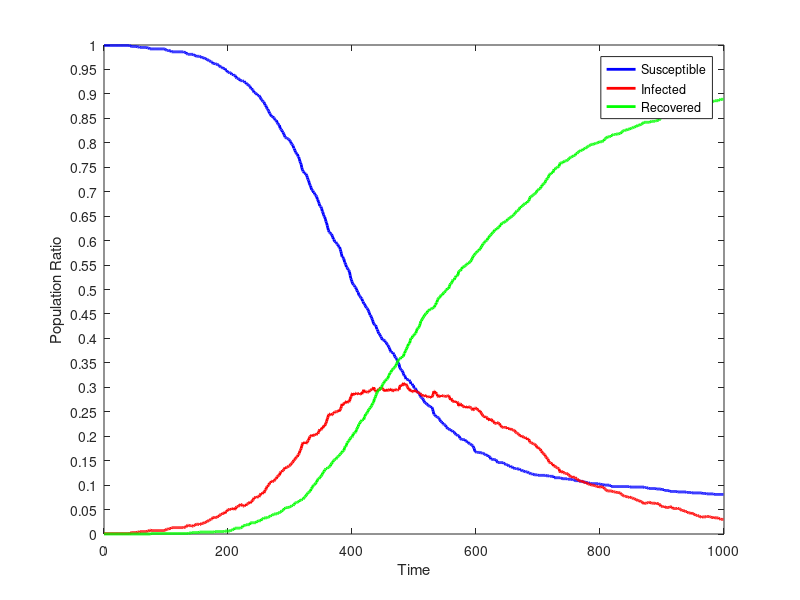

This chart was generated by the following MATLAB code:
dynamics = [
999.0,1.0,0.0;
999.0,1.0,0.0;
999.0,1.0,0.0;
999.0,1.0,0.0;
999.0,1.0,0.0;
999.0,1.0,0.0;
999.0,1.0,0.0;
999.0,1.0,0.0;
999.0,1.0,0.0;
999.0,1.0,0.0;
999.0,1.0,0.0;
999.0,1.0,0.0;
999.0,1.0,0.0;
999.0,1.0,0.0;
999.0,1.0,0.0;
999.0,1.0,0.0;
999.0,1.0,0.0;
999.0,1.0,0.0;
999.0,1.0,0.0;
999.0,1.0,0.0;
999.0,1.0,0.0;
999.0,1.0,0.0;
999.0,1.0,0.0;
999.0,1.0,0.0;
999.0,1.0,0.0;
999.0,1.0,0.0;
999.0,1.0,0.0;
999.0,1.0,0.0;
999.0,1.0,0.0;
999.0,1.0,0.0;
999.0,1.0,0.0;
999.0,1.0,0.0;
999.0,1.0,0.0;
999.0,1.0,0.0;
999.0,1.0,0.0;
999.0,1.0,0.0;
999.0,1.0,0.0;
999.0,1.0,0.0;
999.0,1.0,0.0;
999.0,1.0,0.0;
999.0,1.0,0.0;
999.0,1.0,0.0;
998.0,2.0,0.0;
998.0,2.0,0.0;
997.0,3.0,0.0;
997.0,3.0,0.0;
997.0,3.0,0.0;
997.0,3.0,0.0;
997.0,3.0,0.0;
997.0,3.0,0.0;
997.0,3.0,0.0;
997.0,3.0,0.0;
997.0,3.0,0.0;
997.0,3.0,0.0;
996.0,4.0,0.0;
996.0,4.0,0.0;
996.0,4.0,0.0;
996.0,4.0,0.0;
995.0,5.0,0.0;
995.0,5.0,0.0;
995.0,5.0,0.0;
995.0,5.0,0.0;
995.0,5.0,0.0;
995.0,5.0,0.0;
995.0,5.0,0.0;
995.0,5.0,0.0;
995.0,5.0,0.0;
995.0,5.0,0.0;
995.0,5.0,0.0;
995.0,5.0,0.0;
994.0,6.0,0.0;
994.0,6.0,0.0;
994.0,6.0,0.0;
993.0,7.0,0.0;
992.0,8.0,0.0;
992.0,8.0,0.0;
992.0,7.0,1.0;
992.0,7.0,1.0;
992.0,7.0,1.0;
992.0,7.0,1.0;
992.0,7.0,1.0;
992.0,7.0,1.0;
992.0,7.0,1.0;
992.0,7.0,1.0;
992.0,7.0,1.0;
992.0,7.0,1.0;
992.0,7.0,1.0;
992.0,7.0,1.0;
992.0,7.0,1.0;
992.0,7.0,1.0;
992.0,7.0,1.0;
992.0,7.0,1.0;
992.0,7.0,1.0;
992.0,7.0,1.0;
992.0,7.0,1.0;
992.0,7.0,1.0;
992.0,7.0,1.0;
992.0,7.0,1.0;
992.0,7.0,1.0;
991.0,8.0,1.0;
990.0,9.0,1.0;
989.0,10.0,1.0;
989.0,10.0,1.0;
989.0,10.0,1.0;
989.0,10.0,1.0;
988.0,11.0,1.0;
988.0,11.0,1.0;
988.0,11.0,1.0;
988.0,11.0,1.0;
986.0,13.0,1.0;
986.0,13.0,1.0;
986.0,13.0,1.0;
986.0,13.0,1.0;
986.0,13.0,1.0;
986.0,13.0,1.0;
986.0,13.0,1.0;
986.0,13.0,1.0;
986.0,13.0,1.0;
986.0,13.0,1.0;
986.0,13.0,1.0;
986.0,13.0,1.0;
986.0,13.0,1.0;
986.0,13.0,1.0;
986.0,13.0,1.0;
986.0,13.0,1.0;
986.0,13.0,1.0;
986.0,13.0,1.0;
986.0,13.0,1.0;
986.0,13.0,1.0;
985.0,14.0,1.0;
985.0,14.0,1.0;
985.0,14.0,1.0;
985.0,14.0,1.0;
983.0,16.0,1.0;
982.0,17.0,1.0;
981.0,18.0,1.0;
981.0,18.0,1.0;
981.0,17.0,2.0;
981.0,17.0,2.0;
981.0,17.0,2.0;
981.0,17.0,2.0;
981.0,17.0,2.0;
981.0,16.0,3.0;
981.0,16.0,3.0;
981.0,16.0,3.0;
979.0,18.0,3.0;
979.0,18.0,3.0;
978.0,19.0,3.0;
978.0,19.0,3.0;
977.0,20.0,3.0;
977.0,20.0,3.0;
977.0,20.0,3.0;
977.0,20.0,3.0;
977.0,20.0,3.0;
977.0,19.0,4.0;
976.0,20.0,4.0;
976.0,20.0,4.0;
975.0,21.0,4.0;
974.0,22.0,4.0;
974.0,22.0,4.0;
974.0,22.0,4.0;
974.0,22.0,4.0;
973.0,23.0,4.0;
972.0,24.0,4.0;
972.0,24.0,4.0;
971.0,25.0,4.0;
971.0,25.0,4.0;
970.0,26.0,4.0;
969.0,27.0,4.0;
968.0,28.0,4.0;
968.0,28.0,4.0;
967.0,29.0,4.0;
966.0,30.0,4.0;
966.0,30.0,4.0;
965.0,31.0,4.0;
963.0,33.0,4.0;
962.0,34.0,4.0;
962.0,34.0,4.0;
962.0,34.0,4.0;
962.0,33.0,5.0;
961.0,34.0,5.0;
961.0,34.0,5.0;
961.0,34.0,5.0;
960.0,35.0,5.0;
959.0,36.0,5.0;
959.0,36.0,5.0;
957.0,38.0,5.0;
956.0,39.0,5.0;
955.0,40.0,5.0;
955.0,40.0,5.0;
955.0,40.0,5.0;
953.0,42.0,5.0;
952.0,43.0,5.0;
952.0,43.0,5.0;
952.0,43.0,5.0;
952.0,42.0,6.0;
949.0,45.0,6.0;
948.0,46.0,6.0;
948.0,46.0,6.0;
945.0,49.0,6.0;
944.0,50.0,6.0;
944.0,50.0,6.0;
944.0,50.0,6.0;
943.0,51.0,6.0;
943.0,50.0,7.0;
942.0,50.0,8.0;
940.0,52.0,8.0;
940.0,52.0,8.0;
940.0,51.0,9.0;
938.0,53.0,9.0;
938.0,51.0,11.0;
938.0,50.0,12.0;
937.0,51.0,12.0;
934.0,54.0,12.0;
932.0,56.0,12.0;
932.0,56.0,12.0;
932.0,56.0,12.0;
931.0,57.0,12.0;
930.0,58.0,12.0;
929.0,59.0,12.0;
927.0,61.0,12.0;
927.0,60.0,13.0;
927.0,60.0,13.0;
927.0,59.0,14.0;
926.0,57.0,17.0;
926.0,57.0,17.0;
926.0,57.0,17.0;
924.0,59.0,17.0;
923.0,59.0,18.0;
923.0,58.0,19.0;
920.0,61.0,19.0;
920.0,61.0,19.0;
919.0,62.0,19.0;
918.0,63.0,19.0;
917.0,64.0,19.0;
916.0,65.0,19.0;
914.0,63.0,23.0;
911.0,66.0,23.0;
911.0,66.0,23.0;
909.0,68.0,23.0;
908.0,69.0,23.0;
906.0,71.0,23.0;
903.0,74.0,23.0;
903.0,74.0,23.0;
902.0,75.0,23.0;
901.0,76.0,23.0;
900.0,75.0,25.0;
898.0,76.0,26.0;
898.0,76.0,26.0;
897.0,76.0,27.0;
897.0,76.0,27.0;
895.0,78.0,27.0;
893.0,80.0,27.0;
890.0,83.0,27.0;
888.0,82.0,30.0;
887.0,82.0,31.0;
885.0,84.0,31.0;
884.0,85.0,31.0;
883.0,84.0,33.0;
880.0,87.0,33.0;
877.0,90.0,33.0;
876.0,91.0,33.0;
873.0,94.0,33.0;
870.0,97.0,33.0;
869.0,97.0,34.0;
866.0,100.0,34.0;
864.0,101.0,35.0;
860.0,104.0,36.0;
859.0,105.0,36.0;
857.0,105.0,38.0;
854.0,108.0,38.0;
854.0,108.0,38.0;
854.0,107.0,39.0;
852.0,108.0,40.0;
851.0,108.0,41.0;
849.0,110.0,41.0;
847.0,112.0,41.0;
846.0,113.0,41.0;
846.0,113.0,41.0;
842.0,117.0,41.0;
840.0,118.0,42.0;
838.0,119.0,43.0;
837.0,120.0,43.0;
836.0,120.0,44.0;
830.0,125.0,45.0;
828.0,127.0,45.0;
827.0,127.0,46.0;
825.0,127.0,48.0;
822.0,130.0,48.0;
821.0,130.0,49.0;
818.0,132.0,50.0;
815.0,133.0,52.0;
812.0,136.0,52.0;
811.0,135.0,54.0;
810.0,136.0,54.0;
809.0,137.0,54.0;
809.0,137.0,54.0;
808.0,138.0,54.0;
807.0,139.0,54.0;
806.0,139.0,55.0;
804.0,140.0,56.0;
802.0,142.0,56.0;
799.0,144.0,57.0;
797.0,145.0,58.0;
796.0,146.0,58.0;
794.0,148.0,58.0;
789.0,151.0,60.0;
788.0,151.0,61.0;
784.0,153.0,63.0;
781.0,155.0,64.0;
779.0,157.0,64.0;
777.0,158.0,65.0;
777.0,158.0,65.0;
772.0,162.0,66.0;
771.0,163.0,66.0;
767.0,165.0,68.0;
762.0,170.0,68.0;
759.0,172.0,69.0;
756.0,175.0,69.0;
749.0,180.0,71.0;
745.0,184.0,71.0;
742.0,187.0,71.0;
741.0,186.0,73.0;
738.0,187.0,75.0;
738.0,186.0,76.0;
736.0,187.0,77.0;
736.0,185.0,79.0;
733.0,186.0,81.0;
729.0,189.0,82.0;
725.0,191.0,84.0;
723.0,192.0,85.0;
718.0,196.0,86.0;
714.0,199.0,87.0;
712.0,200.0,88.0;
708.0,200.0,92.0;
704.0,203.0,93.0;
703.0,201.0,96.0;
702.0,200.0,98.0;
698.0,202.0,100.0;
698.0,202.0,100.0;
695.0,204.0,101.0;
693.0,204.0,103.0;
692.0,203.0,105.0;
690.0,204.0,106.0;
685.0,205.0,110.0;
683.0,205.0,112.0;
679.0,208.0,113.0;
676.0,211.0,113.0;
671.0,214.0,115.0;
670.0,213.0,117.0;
669.0,213.0,118.0;
666.0,214.0,120.0;
660.0,218.0,122.0;
658.0,217.0,125.0;
653.0,220.0,127.0;
650.0,222.0,128.0;
648.0,221.0,131.0;
644.0,224.0,132.0;
639.0,227.0,134.0;
636.0,230.0,134.0;
631.0,235.0,134.0;
626.0,238.0,136.0;
621.0,243.0,136.0;
618.0,245.0,137.0;
617.0,245.0,138.0;
615.0,246.0,139.0;
614.0,244.0,142.0;
613.0,243.0,144.0;
610.0,244.0,146.0;
607.0,246.0,147.0;
603.0,247.0,150.0;
602.0,247.0,151.0;
598.0,250.0,152.0;
597.0,250.0,153.0;
597.0,250.0,153.0;
595.0,250.0,155.0;
593.0,250.0,157.0;
592.0,250.0,158.0;
589.0,252.0,159.0;
587.0,253.0,160.0;
587.0,251.0,162.0;
582.0,255.0,163.0;
578.0,257.0,165.0;
573.0,261.0,166.0;
567.0,266.0,167.0;
567.0,263.0,170.0;
564.0,266.0,170.0;
562.0,267.0,171.0;
556.0,268.0,176.0;
554.0,267.0,179.0;
551.0,270.0,179.0;
546.0,272.0,182.0;
545.0,269.0,186.0;
543.0,270.0,187.0;
540.0,270.0,190.0;
539.0,270.0,191.0;
536.0,272.0,192.0;
529.0,276.0,195.0;
523.0,280.0,197.0;
520.0,282.0,198.0;
516.0,286.0,198.0;
512.0,288.0,200.0;
510.0,285.0,205.0;
509.0,285.0,206.0;
508.0,285.0,207.0;
505.0,288.0,207.0;
504.0,288.0,208.0;
501.0,286.0,213.0;
498.0,287.0,215.0;
495.0,287.0,218.0;
494.0,286.0,220.0;
489.0,287.0,224.0;
487.0,288.0,225.0;
486.0,286.0,228.0;
484.0,286.0,230.0;
482.0,287.0,231.0;
481.0,286.0,233.0;
476.0,291.0,233.0;
475.0,291.0,234.0;
471.0,295.0,234.0;
471.0,290.0,239.0;
468.0,291.0,241.0;
465.0,290.0,245.0;
463.0,291.0,246.0;
462.0,291.0,247.0;
461.0,290.0,249.0;
458.0,290.0,252.0;
455.0,290.0,255.0;
452.0,293.0,255.0;
448.0,294.0,258.0;
447.0,294.0,259.0;
444.0,295.0,261.0;
441.0,296.0,263.0;
438.0,295.0,267.0;
434.0,298.0,268.0;
430.0,300.0,270.0;
428.0,296.0,276.0;
427.0,295.0,278.0;
427.0,292.0,281.0;
424.0,291.0,285.0;
419.0,293.0,288.0;
418.0,292.0,290.0;
414.0,293.0,293.0;
410.0,297.0,293.0;
410.0,294.0,296.0;
407.0,297.0,296.0;
404.0,300.0,296.0;
403.0,297.0,300.0;
400.0,299.0,301.0;
397.0,298.0,305.0;
397.0,296.0,307.0;
397.0,295.0,308.0;
396.0,293.0,311.0;
395.0,292.0,313.0;
392.0,295.0,313.0;
392.0,292.0,316.0;
389.0,294.0,317.0;
387.0,296.0,317.0;
386.0,295.0,319.0;
383.0,294.0,323.0;
381.0,294.0,325.0;
378.0,293.0,329.0;
374.0,296.0,330.0;
372.0,297.0,331.0;
372.0,293.0,335.0;
371.0,293.0,336.0;
371.0,292.0,337.0;
368.0,293.0,339.0;
367.0,293.0,340.0;
363.0,296.0,341.0;
361.0,296.0,343.0;
360.0,295.0,345.0;
358.0,294.0,348.0;
355.0,294.0,351.0;
351.0,295.0,354.0;
349.0,295.0,356.0;
347.0,295.0,358.0;
340.0,302.0,358.0;
338.0,304.0,358.0;
336.0,303.0,361.0;
335.0,304.0,361.0;
334.0,303.0,363.0;
331.0,306.0,363.0;
328.0,309.0,363.0;
324.0,307.0,369.0;
324.0,306.0,370.0;
321.0,305.0,374.0;
317.0,307.0,376.0;
317.0,304.0,379.0;
316.0,302.0,382.0;
316.0,300.0,384.0;
315.0,296.0,389.0;
315.0,296.0,389.0;
313.0,297.0,390.0;
312.0,292.0,396.0;
307.0,293.0,400.0;
307.0,293.0,400.0;
307.0,291.0,402.0;
304.0,291.0,405.0;
304.0,291.0,405.0;
299.0,294.0,407.0;
298.0,293.0,409.0;
298.0,292.0,410.0;
296.0,293.0,411.0;
294.0,291.0,415.0;
290.0,291.0,419.0;
290.0,289.0,421.0;
290.0,289.0,421.0;
288.0,289.0,423.0;
286.0,288.0,426.0;
282.0,288.0,430.0;
280.0,285.0,435.0;
279.0,285.0,436.0;
278.0,283.0,439.0;
277.0,282.0,441.0;
275.0,282.0,443.0;
272.0,283.0,445.0;
269.0,284.0,447.0;
268.0,283.0,449.0;
268.0,281.0,451.0;
267.0,282.0,451.0;
265.0,282.0,453.0;
264.0,280.0,456.0;
263.0,280.0,457.0;
262.0,281.0,457.0;
261.0,281.0,458.0;
261.0,279.0,460.0;
261.0,279.0,460.0;
259.0,281.0,460.0;
259.0,280.0,461.0;
255.0,283.0,462.0;
251.0,286.0,463.0;
245.0,292.0,463.0;
244.0,292.0,464.0;
243.0,289.0,468.0;
241.0,290.0,469.0;
240.0,287.0,473.0;
240.0,286.0,474.0;
239.0,282.0,479.0;
238.0,281.0,481.0;
237.0,280.0,483.0;
235.0,282.0,483.0;
233.0,282.0,485.0;
230.0,283.0,487.0;
230.0,281.0,489.0;
228.0,283.0,489.0;
228.0,283.0,489.0;
225.0,283.0,492.0;
224.0,282.0,494.0;
224.0,282.0,494.0;
223.0,281.0,496.0;
222.0,281.0,497.0;
219.0,282.0,499.0;
218.0,282.0,500.0;
216.0,282.0,502.0;
215.0,283.0,502.0;
215.0,283.0,502.0;
214.0,280.0,506.0;
213.0,277.0,510.0;
213.0,275.0,512.0;
211.0,277.0,512.0;
211.0,275.0,514.0;
211.0,271.0,518.0;
209.0,271.0,520.0;
209.0,271.0,520.0;
208.0,272.0,520.0;
206.0,270.0,524.0;
204.0,271.0,525.0;
203.0,269.0,528.0;
203.0,269.0,528.0;
202.0,270.0,528.0;
201.0,269.0,530.0;
201.0,262.0,537.0;
200.0,262.0,538.0;
196.0,266.0,538.0;
195.0,266.0,539.0;
194.0,265.0,541.0;
193.0,265.0,542.0;
193.0,261.0,546.0;
193.0,261.0,546.0;
193.0,261.0,546.0;
193.0,260.0,547.0;
193.0,259.0,548.0;
190.0,261.0,549.0;
190.0,260.0,550.0;
190.0,258.0,552.0;
188.0,260.0,552.0;
188.0,258.0,554.0;
186.0,260.0,554.0;
185.0,260.0,555.0;
184.0,260.0,556.0;
184.0,259.0,557.0;
183.0,258.0,559.0;
182.0,257.0,561.0;
181.0,255.0,564.0;
180.0,253.0,567.0;
177.0,254.0,569.0;
175.0,255.0,570.0;
170.0,258.0,572.0;
168.0,258.0,574.0;
168.0,257.0,575.0;
167.0,257.0,576.0;
167.0,255.0,578.0;
167.0,254.0,579.0;
167.0,253.0,580.0;
167.0,253.0,580.0;
167.0,250.0,583.0;
166.0,251.0,583.0;
166.0,248.0,586.0;
166.0,246.0,588.0;
166.0,244.0,590.0;
165.0,242.0,593.0;
165.0,241.0,594.0;
164.0,241.0,595.0;
163.0,240.0,597.0;
163.0,238.0,599.0;
161.0,239.0,600.0;
161.0,239.0,600.0;
161.0,238.0,601.0;
161.0,234.0,605.0;
159.0,236.0,605.0;
159.0,234.0,607.0;
158.0,232.0,610.0;
156.0,234.0,610.0;
153.0,235.0,612.0;
153.0,234.0,613.0;
153.0,232.0,615.0;
153.0,230.0,617.0;
152.0,231.0,617.0;
152.0,229.0,619.0;
152.0,226.0,622.0;
152.0,226.0,622.0;
152.0,226.0,622.0;
150.0,226.0,624.0;
148.0,228.0,624.0;
146.0,228.0,626.0;
146.0,227.0,627.0;
146.0,226.0,628.0;
146.0,226.0,628.0;
146.0,222.0,632.0;
146.0,222.0,632.0;
146.0,219.0,635.0;
146.0,218.0,636.0;
146.0,218.0,636.0;
146.0,218.0,636.0;
144.0,219.0,637.0;
144.0,218.0,638.0;
143.0,218.0,639.0;
142.0,218.0,640.0;
142.0,218.0,640.0;
141.0,218.0,641.0;
141.0,215.0,644.0;
140.0,216.0,644.0;
139.0,216.0,645.0;
139.0,215.0,646.0;
139.0,214.0,647.0;
137.0,215.0,648.0;
137.0,214.0,649.0;
137.0,213.0,650.0;
137.0,213.0,650.0;
135.0,213.0,652.0;
135.0,212.0,653.0;
134.0,212.0,654.0;
134.0,210.0,656.0;
134.0,208.0,658.0;
134.0,207.0,659.0;
133.0,206.0,661.0;
133.0,206.0,661.0;
133.0,205.0,662.0;
133.0,204.0,663.0;
133.0,202.0,665.0;
131.0,201.0,668.0;
131.0,201.0,668.0;
131.0,199.0,670.0;
130.0,200.0,670.0;
129.0,200.0,671.0;
129.0,199.0,672.0;
129.0,197.0,674.0;
128.0,197.0,675.0;
128.0,196.0,676.0;
127.0,197.0,676.0;
127.0,196.0,677.0;
127.0,196.0,677.0;
127.0,193.0,680.0;
126.0,194.0,680.0;
125.0,194.0,681.0;
125.0,191.0,684.0;
124.0,188.0,688.0;
123.0,187.0,690.0;
123.0,187.0,690.0;
123.0,186.0,691.0;
123.0,185.0,692.0;
122.0,185.0,693.0;
122.0,184.0,694.0;
121.0,184.0,695.0;
121.0,183.0,696.0;
121.0,182.0,697.0;
121.0,181.0,698.0;
121.0,178.0,701.0;
121.0,176.0,703.0;
120.0,177.0,703.0;
120.0,176.0,704.0;
120.0,174.0,706.0;
120.0,174.0,706.0;
120.0,173.0,707.0;
120.0,170.0,710.0;
120.0,169.0,711.0;
120.0,166.0,714.0;
120.0,165.0,715.0;
120.0,164.0,716.0;
120.0,163.0,717.0;
120.0,162.0,718.0;
120.0,159.0,721.0;
119.0,157.0,724.0;
119.0,156.0,725.0;
119.0,154.0,727.0;
119.0,153.0,728.0;
119.0,150.0,731.0;
119.0,147.0,734.0;
118.0,146.0,736.0;
118.0,146.0,736.0;
118.0,144.0,738.0;
118.0,144.0,738.0;
118.0,143.0,739.0;
118.0,143.0,739.0;
118.0,139.0,743.0;
115.0,139.0,746.0;
115.0,139.0,746.0;
115.0,138.0,747.0;
115.0,137.0,748.0;
115.0,136.0,749.0;
115.0,136.0,749.0;
115.0,134.0,751.0;
115.0,134.0,751.0;
115.0,133.0,752.0;
115.0,128.0,757.0;
115.0,126.0,759.0;
114.0,127.0,759.0;
114.0,127.0,759.0;
113.0,128.0,759.0;
113.0,128.0,759.0;
113.0,126.0,761.0;
113.0,125.0,762.0;
113.0,124.0,763.0;
113.0,124.0,763.0;
113.0,124.0,763.0;
113.0,124.0,763.0;
113.0,123.0,764.0;
112.0,123.0,765.0;
112.0,122.0,766.0;
112.0,120.0,768.0;
112.0,119.0,769.0;
112.0,118.0,770.0;
112.0,117.0,771.0;
112.0,117.0,771.0;
112.0,116.0,772.0;
111.0,117.0,772.0;
111.0,116.0,773.0;
110.0,116.0,774.0;
110.0,116.0,774.0;
109.0,116.0,775.0;
109.0,114.0,777.0;
109.0,113.0,778.0;
109.0,113.0,778.0;
109.0,111.0,780.0;
109.0,110.0,781.0;
108.0,110.0,782.0;
108.0,109.0,783.0;
108.0,109.0,783.0;
108.0,107.0,785.0;
108.0,107.0,785.0;
107.0,108.0,785.0;
107.0,108.0,785.0;
107.0,106.0,787.0;
107.0,106.0,787.0;
106.0,106.0,788.0;
106.0,106.0,788.0;
106.0,104.0,790.0;
105.0,105.0,790.0;
105.0,104.0,791.0;
105.0,103.0,792.0;
105.0,102.0,793.0;
104.0,102.0,794.0;
104.0,102.0,794.0;
104.0,101.0,795.0;
103.0,101.0,796.0;
103.0,100.0,797.0;
103.0,100.0,797.0;
103.0,100.0,797.0;
103.0,100.0,797.0;
103.0,100.0,797.0;
103.0,99.0,798.0;
103.0,99.0,798.0;
103.0,98.0,799.0;
103.0,98.0,799.0;
103.0,97.0,800.0;
103.0,97.0,800.0;
103.0,96.0,801.0;
102.0,97.0,801.0;
102.0,96.0,802.0;
102.0,96.0,802.0;
102.0,96.0,802.0;
101.0,97.0,802.0;
101.0,97.0,802.0;
101.0,96.0,803.0;
101.0,95.0,804.0;
101.0,95.0,804.0;
100.0,93.0,807.0;
100.0,92.0,808.0;
100.0,91.0,809.0;
100.0,90.0,810.0;
100.0,89.0,811.0;
100.0,88.0,812.0;
100.0,88.0,812.0;
100.0,88.0,812.0;
100.0,88.0,812.0;
99.0,88.0,813.0;
99.0,88.0,813.0;
97.0,88.0,815.0;
97.0,88.0,815.0;
97.0,87.0,816.0;
97.0,87.0,816.0;
97.0,86.0,817.0;
97.0,86.0,817.0;
97.0,86.0,817.0;
97.0,86.0,817.0;
97.0,85.0,818.0;
97.0,85.0,818.0;
97.0,85.0,818.0;
97.0,85.0,818.0;
97.0,85.0,818.0;
97.0,84.0,819.0;
97.0,84.0,819.0;
97.0,84.0,819.0;
97.0,82.0,821.0;
97.0,81.0,822.0;
97.0,80.0,823.0;
97.0,79.0,824.0;
97.0,78.0,825.0;
97.0,78.0,825.0;
97.0,77.0,826.0;
97.0,77.0,826.0;
97.0,77.0,826.0;
97.0,77.0,826.0;
97.0,76.0,827.0;
97.0,75.0,828.0;
97.0,75.0,828.0;
97.0,75.0,828.0;
96.0,76.0,828.0;
96.0,75.0,829.0;
96.0,75.0,829.0;
96.0,74.0,830.0;
96.0,74.0,830.0;
96.0,73.0,831.0;
96.0,72.0,832.0;
96.0,72.0,832.0;
96.0,72.0,832.0;
96.0,71.0,833.0;
96.0,71.0,833.0;
96.0,70.0,834.0;
96.0,69.0,835.0;
96.0,68.0,836.0;
96.0,68.0,836.0;
96.0,68.0,836.0;
96.0,68.0,836.0;
96.0,67.0,837.0;
96.0,66.0,838.0;
96.0,66.0,838.0;
96.0,65.0,839.0;
96.0,64.0,840.0;
96.0,63.0,841.0;
96.0,62.0,842.0;
95.0,63.0,842.0;
95.0,63.0,842.0;
95.0,63.0,842.0;
95.0,63.0,842.0;
94.0,64.0,842.0;
94.0,64.0,842.0;
94.0,64.0,842.0;
93.0,65.0,842.0;
93.0,65.0,842.0;
93.0,64.0,843.0;
93.0,64.0,843.0;
93.0,63.0,844.0;
93.0,63.0,844.0;
93.0,63.0,844.0;
93.0,63.0,844.0;
93.0,63.0,844.0;
93.0,63.0,844.0;
93.0,63.0,844.0;
93.0,62.0,845.0;
92.0,63.0,845.0;
92.0,62.0,846.0;
92.0,62.0,846.0;
92.0,62.0,846.0;
92.0,62.0,846.0;
92.0,60.0,848.0;
92.0,59.0,849.0;
92.0,57.0,851.0;
91.0,57.0,852.0;
91.0,57.0,852.0;
91.0,56.0,853.0;
91.0,56.0,853.0;
91.0,55.0,854.0;
89.0,56.0,855.0;
89.0,55.0,856.0;
89.0,55.0,856.0;
89.0,54.0,857.0;
89.0,54.0,857.0;
89.0,54.0,857.0;
89.0,54.0,857.0;
89.0,54.0,857.0;
88.0,55.0,857.0;
87.0,56.0,857.0;
87.0,56.0,857.0;
87.0,55.0,858.0;
87.0,55.0,858.0;
87.0,53.0,860.0;
87.0,52.0,861.0;
87.0,52.0,861.0;
87.0,52.0,861.0;
87.0,52.0,861.0;
87.0,52.0,861.0;
87.0,52.0,861.0;
87.0,52.0,861.0;
86.0,53.0,861.0;
86.0,52.0,862.0;
86.0,52.0,862.0;
86.0,52.0,862.0;
86.0,51.0,863.0;
86.0,50.0,864.0;
86.0,49.0,865.0;
86.0,48.0,866.0;
86.0,48.0,866.0;
86.0,48.0,866.0;
86.0,48.0,866.0;
86.0,47.0,867.0;
86.0,47.0,867.0;
86.0,46.0,868.0;
86.0,46.0,868.0;
85.0,46.0,869.0;
85.0,44.0,871.0;
85.0,44.0,871.0;
85.0,43.0,872.0;
85.0,43.0,872.0;
85.0,43.0,872.0;
85.0,43.0,872.0;
85.0,42.0,873.0;
84.0,43.0,873.0;
84.0,42.0,874.0;
84.0,41.0,875.0;
84.0,41.0,875.0;
84.0,40.0,876.0;
84.0,40.0,876.0;
84.0,39.0,877.0;
84.0,38.0,878.0;
84.0,38.0,878.0;
84.0,38.0,878.0;
84.0,37.0,879.0;
84.0,37.0,879.0;
84.0,37.0,879.0;
84.0,36.0,880.0;
84.0,35.0,881.0;
84.0,35.0,881.0;
84.0,34.0,882.0;
83.0,35.0,882.0;
83.0,35.0,882.0;
83.0,35.0,882.0;
83.0,35.0,882.0;
83.0,35.0,882.0;
83.0,35.0,882.0;
83.0,35.0,882.0;
82.0,36.0,882.0;
82.0,36.0,882.0;
82.0,36.0,882.0;
82.0,36.0,882.0;
82.0,36.0,882.0;
82.0,35.0,883.0;
82.0,35.0,883.0;
82.0,34.0,884.0;
82.0,34.0,884.0;
82.0,34.0,884.0;
82.0,34.0,884.0;
82.0,33.0,885.0;
81.0,34.0,885.0;
81.0,33.0,886.0;
81.0,33.0,886.0;
81.0,33.0,886.0;
81.0,33.0,886.0;
81.0,33.0,886.0;
81.0,33.0,886.0;
81.0,33.0,886.0;
81.0,31.0,888.0;
81.0,31.0,888.0;
81.0,31.0,888.0;
81.0,30.0,889.0;
81.0,30.0,889.0;
81.0,30.0,889.0;
81.0,30.0,889.0;
81.0,30.0,889.0;
];
susceptible = dynamics (:, 1);
infected = dynamics (:, 2);
recovered = dynamics (:, 3);
totalPopulation = susceptible(1) + infected(1) + recovered(1);
susceptibleRatio = susceptible ./ totalPopulation;
infectedRatio = infected ./ totalPopulation;
recoveredRatio = recovered ./ totalPopulation;
steps = length (susceptible);
indices = 0 : steps - 1;
figure
plot (indices, susceptibleRatio.', 'color', 'blue', 'linewidth', 2);
hold on
plot (indices, infectedRatio.', 'color', 'red', 'linewidth', 2);
hold on
plot (indices, recoveredRatio.', 'color', 'green', 'linewidth', 2);
set(gca,'YTick',0:0.05:1.0);
xlabel ('Time');
ylabel ('Population Ratio');
legend('Susceptible','Infected', 'Recovered');
